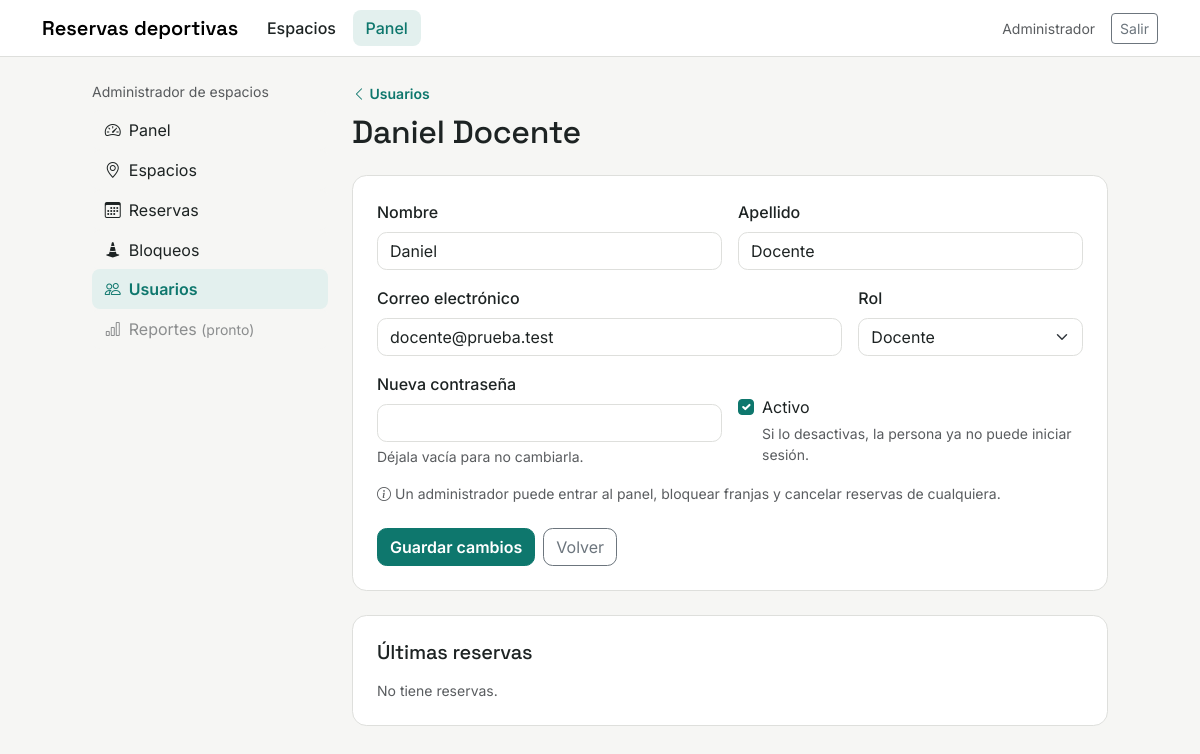
The page /panel/usuarios/4/ (signed in) on the database as committed earlier.
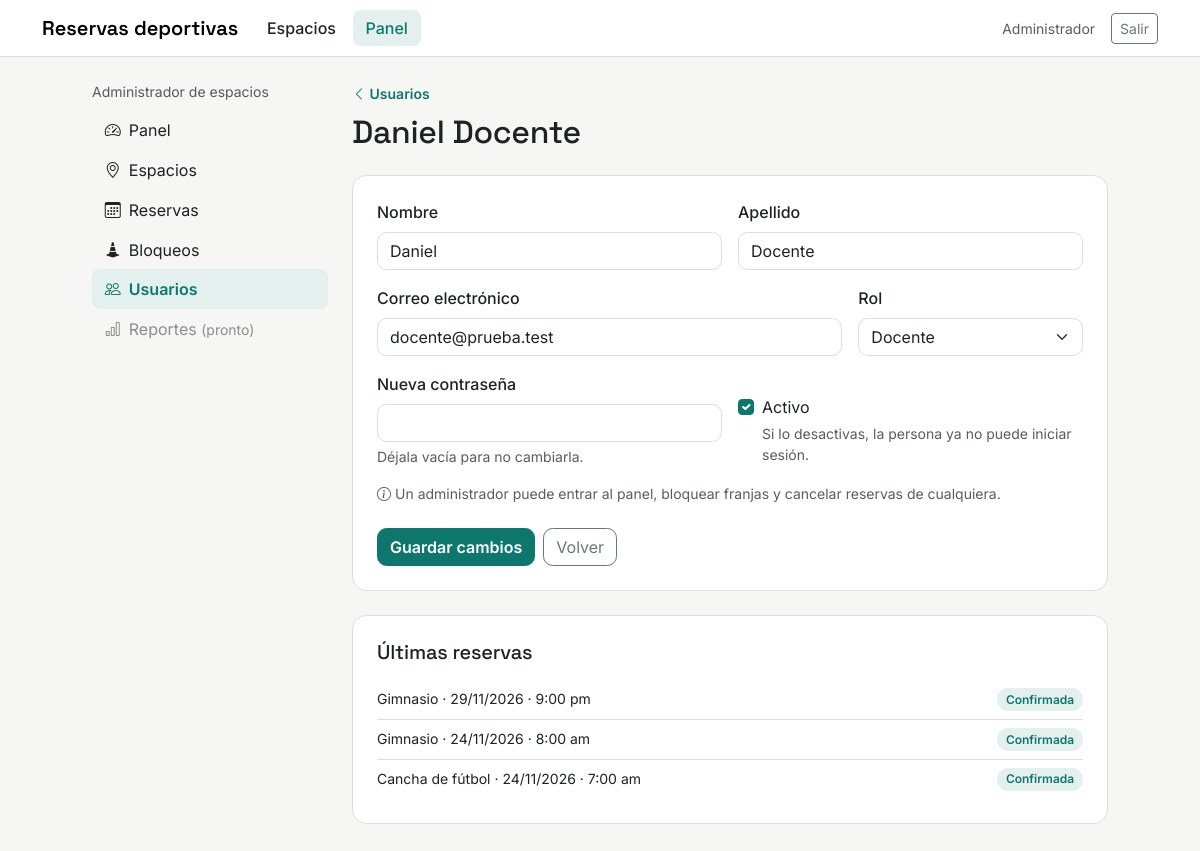
The same page on the database as committed later.
### reservas/models.py (models this page shows, shortened)
class Reserva(models.Model):
    class Estado(models.TextChoices):
        CONFIRMADA = "confirmada", "Confirmada"
        CANCELADA = "cancelada", "Cancelada"
    usuario = models.ForeignKey(
        settings.AUTH_USER_MODEL, on_delete=models.CASCADE, related_name="reservas"
    )
    espacio = models.ForeignKey(
        Espacio, on_delete=models.PROTECT, related_name="reservas"
    )
    fecha = models.DateField()
    hora_inicio = models.TimeField()
    estado = models.CharField(
        max_length=20, choices=Estado.choices, default=Estado.CONFIRMADA
    )
    creada_en = models.DateTimeField(auto_now_add=True)
    class Meta:
        ordering = ["fecha", "hora_inicio"]
        constraints = [
            models.UniqueConstraint(
                fields=["espacio", "fecha", "hora_inicio"],
                condition=Q(estado="confirmada"),
                name="una_reserva_confirmada_por_franja",
            )
        ]

### espacios/models.py (models this page shows, shortened)
class Espacio(models.Model):
    class Tipo(models.TextChoices):
        CANCHA = "cancha", "Cancha"
        GIMNASIO = "gimnasio", "Gimnasio"
        OTRO = "otro", "Otro"
    nombre = models.CharField(max_length=100)
    tipo = models.CharField(max_length=20, choices=Tipo.choices, default=Tipo.CANCHA)
    descripcion = models.TextField(blank=True)
    activo = models.BooleanField(default=True)

### panel/views.py (the view)
# urls.py: path("usuarios/<int:usuario_id>/", views.usuario_form, name="usuario_editar"),
@solo_administrador
def usuario_form(request, usuario_id=None):
    usuario = get_object_or_404(User, pk=usuario_id) if usuario_id else None
    form = UsuarioForm(request.POST or None, usuario=usuario, editor=request.user)
    if request.method == "POST" and form.is_valid():
        guardado = form.save()
        nombre = guardado.get_full_name() or guardado.username
        messages.success(request, f"Usuario «{nombre}» {'actualizado' if usuario else 'creado'}.")
        return redirect("panel:usuarios")
    reservas_usuario = []
    if usuario:
        reservas_usuario = (
            Reserva.objects.filter(usuario=usuario).select_related("espacio")
            .order_by("-fecha", "-hora_inicio")[:10]
        )
    return render(request, "panel/usuario_form.html", {
        "seccion": "usuarios", "form": form, "usuario_editado": usuario,
        "reservas_usuario": reservas_usuario,
    })

### panel/forms.py (called while the page is built)
def con_estilo_bootstrap(form):
    for campo in form.fields.values():
        widget = campo.widget
        if isinstance(widget, forms.CheckboxInput):
            widget.attrs["class"] = "form-check-input"
        elif isinstance(widget, forms.Select):
            widget.attrs["class"] = "form-select"
        else:
            widget.attrs["class"] = "form-control"

### panel/views.py (called while the page is built)
def solo_administrador(vista):
    @login_required
    @wraps(vista)
    def envoltura(request, *args, **kwargs):
        if not request.user.is_staff:
            messages.error(request, "Solo el administrador puede entrar al panel.")
            return redirect("espacios:lista")
        return vista(request, *args, **kwargs)
    return envoltura

### reservas/templatetags/horas.py (called while the page is built)
@register.filter
def ampm(hora):
    if hora is None:
        return ""
    h12 = hora.hour % 12 or 12
    sufijo = "am" if hora.hour < 12 else "pm"
    return f"{h12}:{hora.minute:02d} {sufijo}"

### panel/templates/panel/usuario_form.html (shortened to what this page needs)
{% extends "panel/base_panel.html" %}
{% load horas %}
{% block panel %}
<a href="{% url 'panel:usuarios' %}" class="small fw-semibold text-decoration-none"><i class="bi bi-chevron-left"></i> Usuarios</a>
<h1 class="h2 mt-2 mb-4">
  {% if usuario_editado %}{{ usuario_editado.get_full_name|default:usuario_editado.username }}{% else %}Nuevo usuario{% endif %}
</h1>
<form method="post" class="tarjeta p-3 p-md-4 mb-4" novalidate>
  <div class="row g-3">
    <div class="col-md-6">{% include "panel/_campo.html" with campo=form.nombre %}</div>
    <div class="col-md-6">{% include "panel/_campo.html" with campo=form.apellido %}</div>
    <div class="col-md-8">{% include "panel/_campo.html" with campo=form.correo %}</div>
    <div class="col-md-4">{% include "panel/_campo.html" with campo=form.rol %}</div>
    <div class="col-md-6">{% include "panel/_campo.html" with campo=form.password %}</div>
    <div class="col-md-6 d-flex align-items-end">{% include "panel/_campo.html" with campo=form.activo %}</div>
  </div>
  <p class="small text-body-secondary mt-3 mb-0"><i class="bi bi-info-circle me-1"></i>Un administrador puede entrar al panel, bloquear franjas y cancelar reservas de cualquiera.</p>
  <div class="d-flex gap-2 mt-4">
    <button type="submit" class="btn btn-verde">{% if usuario_editado %}Guardar cambios{% else %}Crear usuario{% endif %}</button>
    <a href="{% url 'panel:usuarios' %}" class="btn btn-outline-secondary">Volver</a>
  </div>
</form>
{% if usuario_editado %}
  <section class="tarjeta p-3 p-md-4">
    <h2 class="h5 mb-3">Últimas reservas</h2>
    {% if reservas_usuario %}
      <ul class="list-unstyled mb-0 small">
        {% for r in reservas_usuario %}
          <li class="d-flex justify-content-between py-2 {% if not forloop.last %}border-bottom{% endif %}">
            <span>{{ r.espacio.nombre }} · {{ r.fecha|date:"d/m/Y" }} · {{ r.hora_inicio|ampm }}</span>
            <span class="etiqueta etiqueta-{{ r.estado }}">{{ r.get_estado_display }}</span>
          </li>
        {% endfor %}
      </ul>
    {% else %}
      <p class="small text-body-secondary mb-0">No tiene reservas.</p>
    {% endif %}
  </section>
{% endif %}
{% endblock %}

### panel/templates/panel/base_panel.html
{% extends "base.html" %}
{% block menu_panel %}active{% endblock %}
{% block contenido %}
<div class="row g-4">
  <aside class="col-lg-3">
    <div class="small text-body-secondary mb-2">Administrador de espacios</div>
    <nav class="list-group menu-panel">
      {% url 'panel:inicio' as u_inicio %}{% url 'panel:espacios' as u_espacios %}{% url 'panel:reservas' as u_reservas %}{% url 'panel:usuarios' as u_usuarios %}
      <a class="list-group-item list-group-item-action {% if seccion == 'inicio' %}active{% endif %}" href="{{ u_inicio }}" {% if seccion == 'inicio' %}aria-current="page"{% endif %}><i class="bi bi-speedometer2 me-2"></i>Panel</a>
      <a class="list-group-item list-group-item-action {% if seccion == 'espacios' %}active{% endif %}" href="{{ u_espacios }}" {% if seccion == 'espacios' %}aria-current="page"{% endif %}><i class="bi bi-geo-alt me-2"></i>Espacios</a>
      <a class="list-group-item list-group-item-action {% if seccion == 'reservas' %}active{% endif %}" href="{{ u_reservas }}" {% if seccion == 'reservas' %}aria-current="page"{% endif %}><i class="bi bi-calendar3 me-2"></i>Reservas</a>
      <a class="list-group-item list-group-item-action" href="{{ u_inicio }}#bloquear"><i class="bi bi-cone-striped me-2"></i>Bloqueos</a>
      <a class="list-group-item list-group-item-action {% if seccion == 'usuarios' %}active{% endif %}" href="{{ u_usuarios }}" {% if seccion == 'usuarios' %}aria-current="page"{% endif %}><i class="bi bi-people me-2"></i>Usuarios</a>
      <span class="list-group-item text-body-tertiary"><i class="bi bi-bar-chart me-2"></i>Reportes <small>(pronto)</small></span>
    </nav>
  </aside>
  <div class="col-lg-9">
    {% block panel %}{% endblock %}
  </div>
</div>
{% endblock %}

### templates/base.html (shortened to what this page needs)
{% load static %}<!doctype html>
<html lang="es">
<head>
  <link href="https://cdn.jsdelivr.net/npm/bootstrap@5.3.3/dist/css/bootstrap.min.css" rel="stylesheet">
  <link href="https://cdn.jsdelivr.net/npm/bootstrap-icons@1.11.3/font/bootstrap-icons.min.css" rel="stylesheet">
  <link href="{% static 'css/estilos.css' %}" rel="stylesheet">
</head>
<body>
{% block cuerpo %}
  <nav class="navbar navbar-expand-md barra mb-4">
    <div class="container">
      <a class="navbar-brand" href="{% url 'inicio' %}">Reservas deportivas</a>
      {% if user.is_authenticated %}
        <div class="collapse navbar-collapse" id="menu">
          <ul class="navbar-nav me-auto gap-1">
            <li class="nav-item"><a class="nav-link {% block menu_espacios %}{% endblock %}" href="{% url 'espacios:lista' %}">Espacios</a></li>
            {% if user.is_staff %}
              <li class="nav-item"><a class="nav-link {% block menu_panel %}{% endblock %}" href="{% url 'panel:inicio' %}">Panel</a></li>
            {% endif %}
          </ul>
          <div class="d-flex align-items-center gap-3">
            <span class="small text-body-secondary" title="{{ user.get_full_name|default:user.username }}">
              {% if user.is_staff %}Administrador{% else %}{{ user.perfil.get_tipo_display|default:"Usuario" }}{% endif %}
            </span>
            <form method="post" action="{% url 'usuarios:salir' %}">
              <button class="btn btn-sm btn-outline-secondary" type="submit">Salir</button>
            </form>
          </div>
        </div>
      {% endif %}
    </div>
  </nav>
  <main class="container pb-5" style="max-width: 1040px">
    {% block contenido %}{% endblock %}
  </main>
{% endblock %}
</body>
</html>

### panel/templates/panel/_campo.html (shortened to what this page needs)
{% if campo.field.widget.input_type == "checkbox" %}
  <div class="form-check">
    {{ campo }}
    <label class="form-check-label" for="{{ campo.id_for_label }}">{{ campo.label }}</label>
    {% if campo.help_text %}<div class="form-text">{{ campo.help_text }}</div>{% endif %}
  </div>
{% else %}
  <label class="form-label fw-medium" for="{{ campo.id_for_label }}">{{ campo.label }}</label>
  {{ campo }}
  {% if campo.help_text %}<div class="form-text">{{ campo.help_text }}</div>{% endif %}
{% endif %}

### static/css/estilos.css (style rules this page uses)
:root { --verde: #0e776d; --verde-oscuro: #0a5d55; --verde-claro: #e3f0ee; --oscuro: #142020; --fondo: #f6f6f4; --borde: #dedfdc; --gris: #e6e8e6; --ambar: #fbedc4; --ambar-texto: #7a5a0a; --bs-body-font-family: "Inter", system-ui, sans-serif; --bs-body-bg: var(--fondo); --bs-body-color: #1d2323; --bs-link-color: var(--verde); --bs-link-color-rgb: 14, 119, 109; --bs-link-hover-color: var(--verde-oscuro); --bs-link-hover-color-rgb: 10, 93, 85; --bs-border-color: var(--borde); --bs-border-radius: .6rem; --bs-focus-ring-color: rgba(14, 119, 109, .25); }
h1, h2, h3, .titulo { font-family: "Space Grotesk", "Inter", sans-serif; font-weight: 600; letter-spacing: -.01em; }
.form-control, .form-select { background-color: #fff; }
.form-check-input:checked { background-color: var(--verde); border-color: var(--verde); }
.btn-verde { --bs-btn-bg: var(--verde); --bs-btn-border-color: var(--verde); --bs-btn-color: #fff; --bs-btn-hover-bg: var(--verde-oscuro); --bs-btn-hover-border-color: var(--verde-oscuro); --bs-btn-hover-color: #fff; --bs-btn-active-bg: var(--verde-oscuro); --bs-btn-active-border-color: var(--verde-oscuro); --bs-btn-active-color: #fff; --bs-btn-disabled-bg: var(--verde); --bs-btn-disabled-border-color: var(--verde); --bs-btn-disabled-color: #fff; font-weight: 600; }
.barra { background: #fff; border-bottom: 1px solid var(--borde); }
.barra .navbar-brand { font-family: "Space Grotesk", sans-serif; font-weight: 600; }
.barra .nav-link { border-radius: .5rem; padding: .35rem .8rem !important; color: #1d2323; font-weight: 500; }
.barra .nav-link.active { background: var(--verde-claro); color: var(--verde); }
.tarjeta { background: #fff; border: 1px solid var(--borde); border-radius: .9rem; }
.menu-panel .list-group-item { border: 0; border-radius: .5rem !important; color: #1d2323; padding: .5rem .8rem; }
.menu-panel .list-group-item.active { background: var(--verde-claro); color: var(--verde); font-weight: 600; }
.etiqueta { display: inline-block; padding: .15rem .55rem; border-radius: 1rem; font-size: .75rem; font-weight: 600; }
.etiqueta-confirmada { background: var(--verde-claro); color: var(--verde); }

Rows that differ between the two databases and show on the page:
added Reserva: espacio.nombre "Gimnasio", fecha "29/11/2026", hora_inicio|ampm "9:00 pm", estado "Confirmada"
added Reserva: espacio.nombre "Gimnasio", fecha "24/11/2026", hora_inicio|ampm "8:00 am", estado "Confirmada"
added Reserva: espacio.nombre "Cancha de fútbol", fecha "24/11/2026", hora_inicio|ampm "7:00 am", estado "Confirmada"
Other text that changed with them:
text no longer shown: "No tiene reservas."
